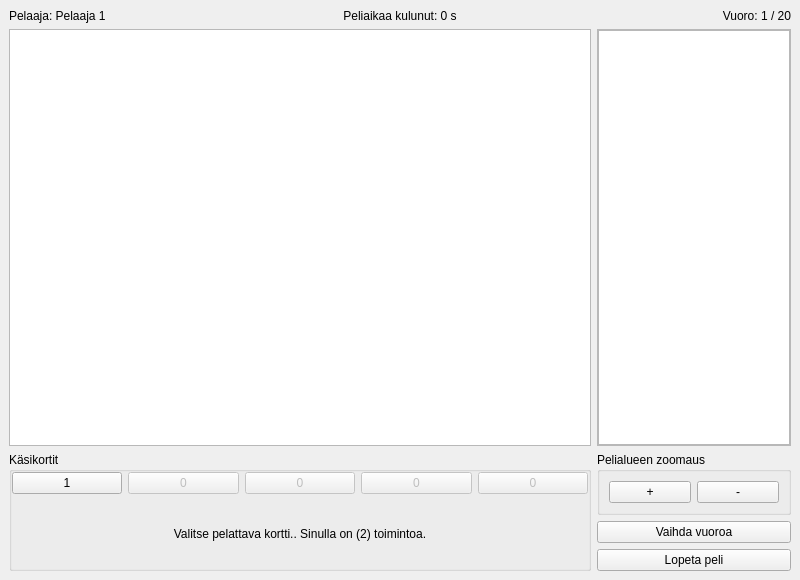
<?xml version="1.0" encoding="UTF-8"?>
<ui version="4.0">
 <class>MainWindow</class>
 <widget class="QMainWindow" name="MainWindow">
  <property name="geometry">
   <rect>
    <x>0</x>
    <y>0</y>
    <width>800</width>
    <height>580</height>
   </rect>
  </property>
  <property name="sizePolicy">
   <sizepolicy hsizetype="Expanding" vsizetype="Expanding">
    <horstretch>0</horstretch>
    <verstretch>0</verstretch>
   </sizepolicy>
  </property>
  <property name="minimumSize">
   <size>
    <width>800</width>
    <height>580</height>
   </size>
  </property>
  <property name="mouseTracking">
   <bool>false</bool>
  </property>
  <property name="windowTitle">
   <string>Valtaistuinpeli</string>
  </property>
  <widget class="QWidget" name="centralwidget">
   <layout class="QVBoxLayout" name="verticalLayout_2">
    <item>
     <layout class="QHBoxLayout" name="infoHorizontalLayout">
      <item>
       <widget class="QLabel" name="playerLabel">
        <property name="text">
         <string>Pelaaja: Pelaaja 1</string>
        </property>
       </widget>
      </item>
      <item>
       <widget class="QLabel" name="timeLabel">
        <property name="text">
         <string>Peliaikaa kulunut: 0 s</string>
        </property>
        <property name="alignment">
         <set>Qt::AlignCenter</set>
        </property>
       </widget>
      </item>
      <item>
       <widget class="QLabel" name="roundLabel">
        <property name="layoutDirection">
         <enum>Qt::LeftToRight</enum>
        </property>
        <property name="text">
         <string>Vuoro: 1 / 20</string>
        </property>
        <property name="alignment">
         <set>Qt::AlignRight|Qt::AlignTrailing|Qt::AlignVCenter</set>
        </property>
       </widget>
      </item>
     </layout>
    </item>
    <item>
     <layout class="QGridLayout" name="mainGameLayout" columnstretch="75,25">
      <item row="0" column="0">
       <widget class="QGraphicsView" name="gameGraphicsView"/>
      </item>
      <item row="0" column="1">
       <widget class="QScrollArea" name="historyScrollArea">
        <property name="widgetResizable">
         <bool>true</bool>
        </property>
        <widget class="QWidget" name="historyVerticalLayout">
         <property name="geometry">
          <rect>
           <x>0</x>
           <y>0</y>
           <width>191</width>
           <height>378</height>
          </rect>
         </property>
         <layout class="QVBoxLayout" name="verticalLayout">
          <property name="leftMargin">
           <number>0</number>
          </property>
          <property name="topMargin">
           <number>0</number>
          </property>
          <property name="rightMargin">
           <number>0</number>
          </property>
          <property name="bottomMargin">
           <number>0</number>
          </property>
          <item>
           <widget class="QTextEdit" name="historyTextEdit">
            <property name="enabled">
             <bool>true</bool>
            </property>
            <property name="readOnly">
             <bool>true</bool>
            </property>
           </widget>
          </item>
         </layout>
        </widget>
       </widget>
      </item>
     </layout>
    </item>
    <item>
     <layout class="QGridLayout" name="mainActionLayout" columnstretch="75,25">
      <item row="0" column="1">
       <layout class="QVBoxLayout" name="actionVerticalLayout">
        <property name="sizeConstraint">
         <enum>QLayout::SetDefaultConstraint</enum>
        </property>
        <property name="leftMargin">
         <number>0</number>
        </property>
        <property name="topMargin">
         <number>0</number>
        </property>
        <property name="rightMargin">
         <number>0</number>
        </property>
        <property name="bottomMargin">
         <number>0</number>
        </property>
        <item>
         <widget class="QGroupBox" name="zoomGroupBox">
          <property name="title">
           <string>Pelialueen zoomaus</string>
          </property>
          <layout class="QHBoxLayout" name="horizontalLayout_2">
           <item>
            <widget class="QPushButton" name="zoomInButton">
             <property name="text">
              <string>+</string>
             </property>
            </widget>
           </item>
           <item>
            <widget class="QPushButton" name="zoomOutButton">
             <property name="text">
              <string>-</string>
             </property>
            </widget>
           </item>
          </layout>
         </widget>
        </item>
        <item>
         <widget class="QPushButton" name="switchTurnsButton">
          <property name="text">
           <string>Vaihda vuoroa</string>
          </property>
         </widget>
        </item>
        <item>
         <widget class="QPushButton" name="endGameButton">
          <property name="text">
           <string>Lopeta peli</string>
          </property>
         </widget>
        </item>
       </layout>
      </item>
      <item row="0" column="0">
       <layout class="QVBoxLayout" name="handCardsVerticalLayout">
        <item>
         <widget class="QGroupBox" name="handGroupBox">
          <property name="title">
           <string>Käsikortit</string>
          </property>
          <layout class="QVBoxLayout" name="verticalLayout_4">
           <property name="leftMargin">
            <number>0</number>
           </property>
           <property name="topMargin">
            <number>0</number>
           </property>
           <property name="rightMargin">
            <number>0</number>
           </property>
           <property name="bottomMargin">
            <number>0</number>
           </property>
           <item>
            <layout class="QHBoxLayout" name="handHorizontalLayout">
             <item>
              <widget class="QPushButton" name="cardButton1">
               <property name="sizePolicy">
                <sizepolicy hsizetype="Minimum" vsizetype="Fixed">
                 <horstretch>0</horstretch>
                 <verstretch>0</verstretch>
                </sizepolicy>
               </property>
               <property name="cursor">
                <cursorShape>PointingHandCursor</cursorShape>
               </property>
               <property name="text">
                <string>1</string>
               </property>
               <property name="icon">
                <iconset resource="../assets.qrc">
                 <normaloff>:/Assets/card_agent.png</normaloff>:/Assets/card_agent.png</iconset>
               </property>
               <property name="iconSize">
                <size>
                 <width>44</width>
                 <height>60</height>
                </size>
               </property>
              </widget>
             </item>
             <item>
              <widget class="QPushButton" name="cardButton2">
               <property name="enabled">
                <bool>false</bool>
               </property>
               <property name="cursor">
                <cursorShape>PointingHandCursor</cursorShape>
               </property>
               <property name="text">
                <string>0</string>
               </property>
               <property name="icon">
                <iconset resource="../assets.qrc">
                 <normaloff>:/Assets/card_influence1.png</normaloff>:/Assets/card_influence1.png</iconset>
               </property>
               <property name="iconSize">
                <size>
                 <width>44</width>
                 <height>60</height>
                </size>
               </property>
              </widget>
             </item>
             <item>
              <widget class="QPushButton" name="cardButton3">
               <property name="enabled">
                <bool>false</bool>
               </property>
               <property name="cursor">
                <cursorShape>PointingHandCursor</cursorShape>
               </property>
               <property name="text">
                <string>0</string>
               </property>
               <property name="icon">
                <iconset resource="../assets.qrc">
                 <normaloff>:/Assets/card_influence2.png</normaloff>:/Assets/card_influence2.png</iconset>
               </property>
               <property name="iconSize">
                <size>
                 <width>44</width>
                 <height>60</height>
                </size>
               </property>
              </widget>
             </item>
             <item>
              <widget class="QPushButton" name="cardButton4">
               <property name="enabled">
                <bool>false</bool>
               </property>
               <property name="cursor">
                <cursorShape>PointingHandCursor</cursorShape>
               </property>
               <property name="text">
                <string>0</string>
               </property>
               <property name="icon">
                <iconset resource="../assets.qrc">
                 <normaloff>:/Assets/card_influence3.png</normaloff>:/Assets/card_influence3.png</iconset>
               </property>
               <property name="iconSize">
                <size>
                 <width>44</width>
                 <height>60</height>
                </size>
               </property>
              </widget>
             </item>
             <item>
              <widget class="QPushButton" name="cardButton5">
               <property name="enabled">
                <bool>false</bool>
               </property>
               <property name="cursor">
                <cursorShape>PointingHandCursor</cursorShape>
               </property>
               <property name="text">
                <string>0</string>
               </property>
               <property name="icon">
                <iconset resource="../assets.qrc">
                 <normaloff>:/Assets/card_influence4.png</normaloff>:/Assets/card_influence4.png</iconset>
               </property>
               <property name="iconSize">
                <size>
                 <width>44</width>
                 <height>60</height>
                </size>
               </property>
              </widget>
             </item>
            </layout>
           </item>
           <item>
            <widget class="QLabel" name="gameHelpLabel">
             <property name="text">
              <string>Valitse pelattava kortti.. Sinulla on (2) toimintoa.</string>
             </property>
             <property name="alignment">
              <set>Qt::AlignCenter</set>
             </property>
            </widget>
           </item>
          </layout>
         </widget>
        </item>
       </layout>
      </item>
     </layout>
    </item>
   </layout>
  </widget>
  <action name="QuitAction">
   <property name="text">
    <string>Quit Game</string>
   </property>
  </action>
 </widget>
 <resources>
  <include location="../assets.qrc"/>
 </resources>
 <connections>
  <connection>
   <sender>QuitAction</sender>
   <signal>triggered()</signal>
   <receiver>MainWindow</receiver>
   <slot>close()</slot>
   <hints>
    <hint type="sourcelabel">
     <x>-1</x>
     <y>-1</y>
    </hint>
    <hint type="destinationlabel">
     <x>399</x>
     <y>299</y>
    </hint>
   </hints>
  </connection>
  <connection>
   <sender>endGameButton</sender>
   <signal>clicked()</signal>
   <receiver>MainWindow</receiver>
   <slot>close()</slot>
   <hints>
    <hint type="sourcelabel">
     <x>691</x>
     <y>353</y>
    </hint>
    <hint type="destinationlabel">
     <x>399</x>
     <y>274</y>
    </hint>
   </hints>
  </connection>
 </connections>
</ui>
